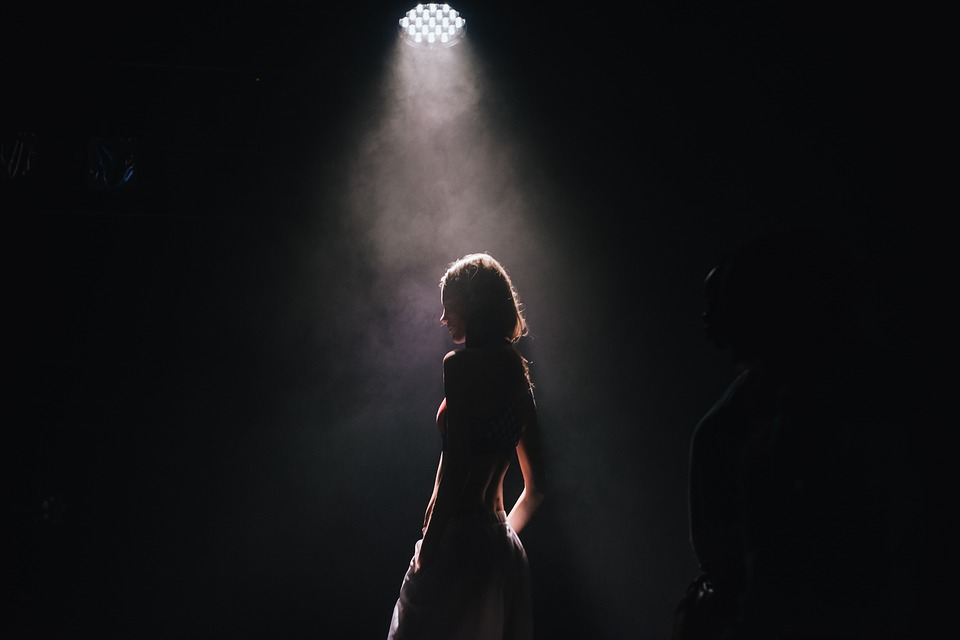
#> input picture Imagenes_Pruebas/1gamma.jpg, 960 x 640 px
$ jupyter execute '2.6 Interpretar parametros de función imadjust.ipynb'
#> lines starting #> are read from the running program, lines starting #| are printed output that depends on the picture; after the words box and inside, x2 and y2 are one past the last pixel; in counts of white or black regions, pixels touching at a corner belong together
# Interpretar parametros de función imadjust

# Ejercicio 6

Para la realización de contraste el equipo debe considerar 2 imágenes que tengan
poca luz además de la que se orienta.
Realizar el ajuste con diferentes valores de  γ . menores a uno, igual a uno y mayores a uno
Concluya que rango de valores de es γ el adecuado para las imágenes que trabajó.

[cell 1]
#Ejecutar para ver imagen original 1
from skimage import io

original = io.imread('Imagenes_Pruebas/1gamma.jpg')
#> original is the input picture: shape (640, 960, 3); mean R, G, B 21.4, 21.2, 23
io.imshow(original)

[cell 2]
#Ejecutar para ver imagen original 2
from skimage import io

original = io.imread('Imagenes_Pruebas/2gamma.jpg')
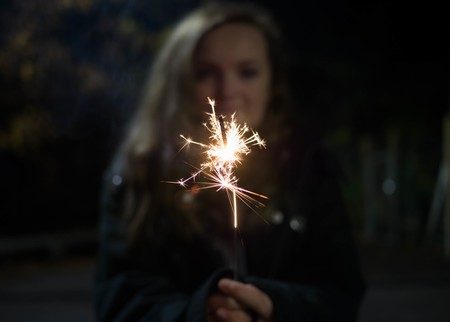
#> input picture Imagenes_Pruebas/2gamma.jpg, 450 x 322 px
#> original is the input picture: shape (322, 450, 3); mean R, G, B 24.2, 21.9, 19.7
io.imshow(original)

[cell 3]
import cv2
import numpy as np
from skimage import io

def adjust_gamma(image, gamma=1.0):
# image, gamma=1.0
#> called with gamma = 5
   invGamma = 1.0 / gamma
   table = np.array([((i / 255.0) ** invGamma) * 255
      for i in np.arange(0, 256)]).astype("uint8")

   return cv2.LUT(image, table)
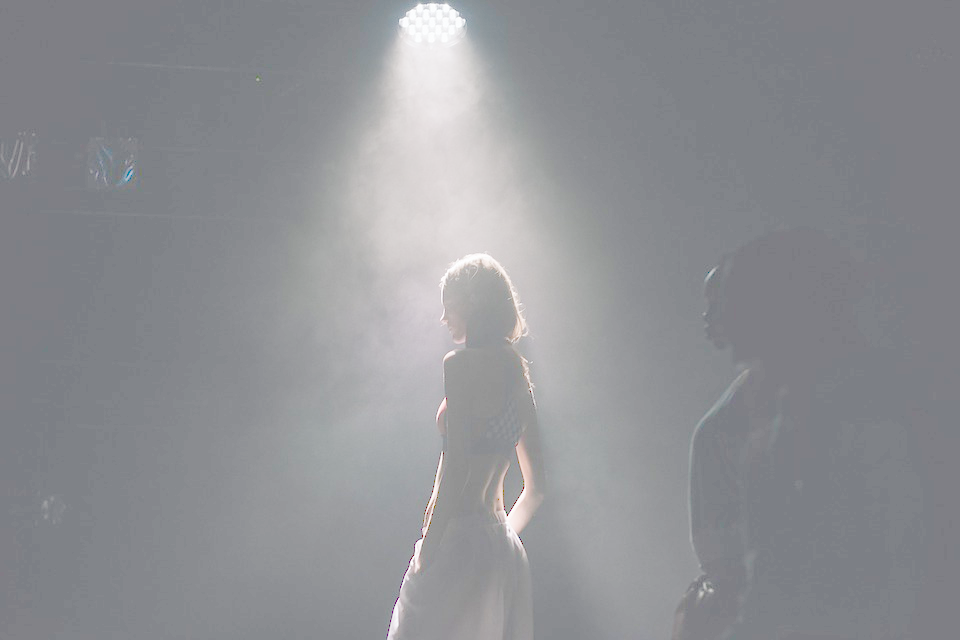
#> returned value: shape (640, 960, 3); mean of channels 0, 1, 2 148.8, 144.9, 143.5; drawn as B, G, R

x = 'Imagenes_Pruebas/1gamma.jpg'  #location of the image
original = cv2.imread(x, 1)
gamma = 5     # change the value here to get different result
adjusted = adjust_gamma(original, gamma=gamma)
cv2.putText(adjusted, "g={}".format(gamma), (10, 30),cv2.FONT_HERSHEY_SIMPLEX, 0.8, (0, 0, 255), 3)
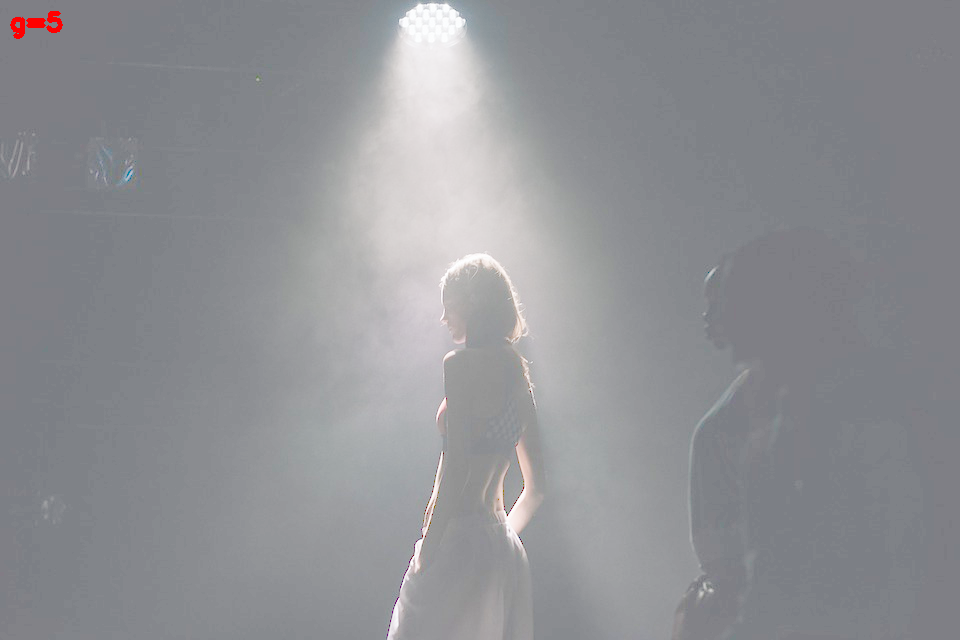
#> adjusted: shape (640, 960, 3); 0.1% of pixels changed, all inside (x1, y1, x2, y2) = (10, 11, 63, 39)
io.imshow(adjusted)

[cell 4]
import cv2
import numpy as np
from skimage import io

def adjust_gamma(image, gamma=1.0):
# image, gamma=1.0
#> called with gamma = 4
   invGamma = 1.0 / gamma
   table = np.array([((i / 255.0) ** invGamma) * 255
      for i in np.arange(0, 256)]).astype("uint8")

   return cv2.LUT(image, table)
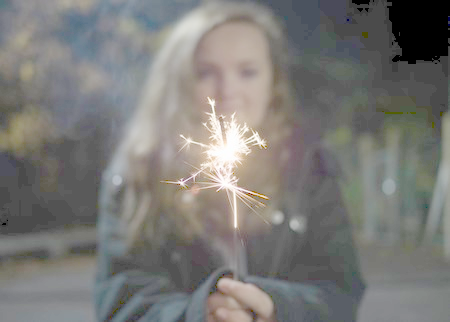
#> returned value: shape (322, 450, 3); mean of channels 0, 1, 2 119.5, 122.4, 123.4; drawn as B, G, R

x = 'Imagenes_Pruebas/2gamma.jpg'  #location of the image
original = cv2.imread(x, 1)
gamma = 4       # change the value here to get different result
adjusted = adjust_gamma(original, gamma=gamma)
cv2.putText(adjusted, "g={}".format(gamma), (10, 30),cv2.FONT_HERSHEY_SIMPLEX, 0.8, (0, 0, 255), 3)
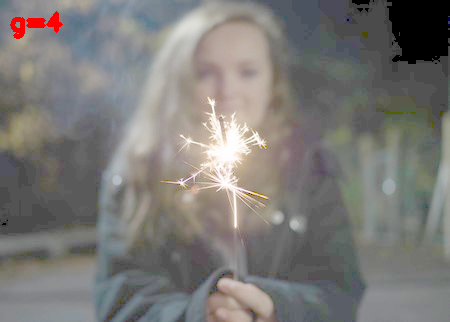
#> adjusted: shape (322, 450, 3); 0.4% of pixels changed, all inside (x1, y1, x2, y2) = (10, 11, 63, 39)
io.imshow(adjusted)
